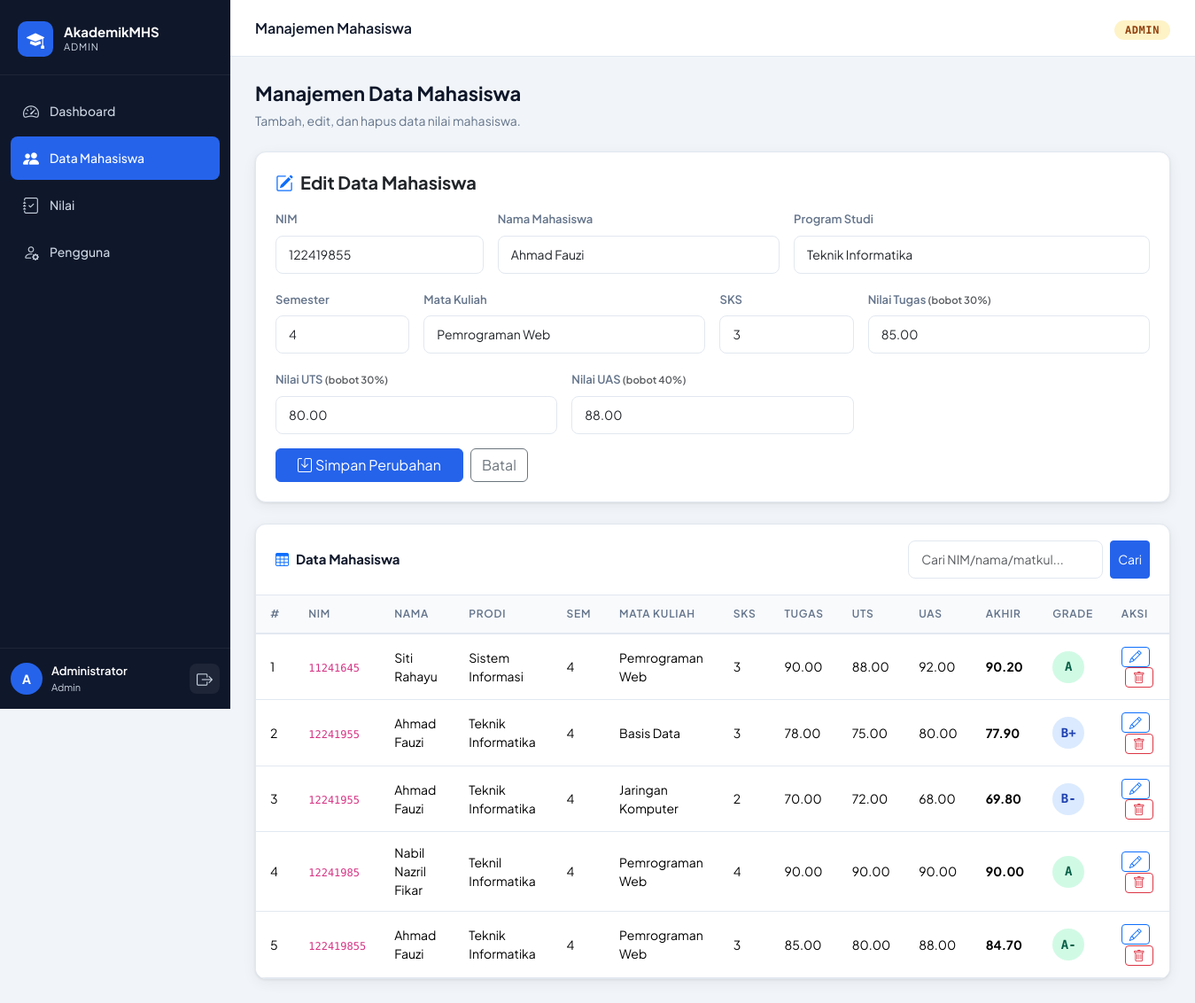
The app's page /pages/admin/mahasiswa.php?edit=1 (signed in) with its own data.
### tables this page shows
CREATE TABLE `mahasiswa` (
  `id` int(11) NOT NULL,
  `nim` varchar(20) NOT NULL,
  `nama` varchar(100) NOT NULL,
  `program_studi` varchar(60) NOT NULL,
  `semester` tinyint(4) NOT NULL DEFAULT 1,
  `mata_kuliah` varchar(80) NOT NULL,
  `sks` tinyint(4) NOT NULL DEFAULT 3,
  `nilai_tugas` decimal(5,2) DEFAULT 0.00,
  `nilai_uts` decimal(5,2) DEFAULT 0.00,
  `nilai_uas` decimal(5,2) DEFAULT 0.00,
  `nilai_akhir` decimal(5,2) DEFAULT 0.00,
  `huruf` char(2) DEFAULT '-',
  `bobot` decimal(3,2) DEFAULT 0.00,
  `created_at` timestamp NOT NULL DEFAULT current_timestamp(),
  `updated_at` timestamp NOT NULL DEFAULT current_timestamp() ON UPDATE current_timestamp()
);

### pages/admin/mahasiswa.php (the view, shortened to what this page needs)
<?php
require_once '../../includes/config.php';
$editData = null;
if (isset($_GET['edit'])) {
    $editId = (int)$_GET['edit'];
    $res = $conn->query("SELECT * FROM mahasiswa WHERE id = $editId");
    $editData = $res->fetch_assoc();
}
$search = trim($_GET['search'] ?? '');
$searchSql = '';
$rows = $conn->query("SELECT * FROM mahasiswa $searchSql ORDER BY nim, mata_kuliah");
require_once '../../includes/header.php';
function gradeClass($h) {
    $h = substr(trim($h), 0, 1);
    return 'grade-' . ($h ?: 'E');
}
?>
<div class="page-heading">
    <h1>Manajemen Data Mahasiswa</h1>
    <p>Tambah, edit, dan hapus data nilai mahasiswa.</p>
</div>
<div class="card mb-4">
    <div class="card-body">
        <h5 class="fw-bold mb-3"><i class="bi bi-<?= $editData ? 'pencil-square' : 'plus-circle' ?> me-2 text-primary"></i><?= $editData ? 'Edit Data' : 'Tambah Data' ?> Mahasiswa</h5>
        <form method="POST">
            <div class="row g-3">
                <div class="col-md-3">
                    <label class="form-label">NIM</label>
                    <input type="text" name="nim" class="form-control" required value="<?= htmlspecialchars($editData['nim'] ?? '') ?>">
                </div>
                <div class="col-md-4">
                    <label class="form-label">Nama Mahasiswa</label>
                    <input type="text" name="nama" class="form-control" required value="<?= htmlspecialchars($editData['nama'] ?? '') ?>">
                </div>
                <div class="col-md-5">
                    <label class="form-label">Program Studi</label>
                    <input type="text" name="program_studi" class="form-control" required value="<?= htmlspecialchars($editData['program_studi'] ?? '') ?>">
                </div>
                <div class="col-md-2">
                    <label class="form-label">Semester</label>
                    <input type="number" name="semester" class="form-control" min="1" max="14" required value="<?= $editData['semester'] ?? 1 ?>">
                </div>
                <div class="col-md-4">
                    <label class="form-label">Mata Kuliah</label>
                    <input type="text" name="mata_kuliah" class="form-control" required value="<?= htmlspecialchars($editData['mata_kuliah'] ?? '') ?>">
                </div>
                <div class="col-md-2">
                    <label class="form-label">SKS</label>
                    <input type="number" name="sks" class="form-control" min="1" max="6" required value="<?= $editData['sks'] ?? 3 ?>">
                </div>
                <div class="col-md-4">
                    <label class="form-label">Nilai Tugas <small class="text-muted">(bobot 30%)</small></label>
                    <input type="number" step="0.01" min="0" max="100" name="nilai_tugas" class="form-control" value="<?= $editData['nilai_tugas'] ?? 0 ?>">
                </div>
                <div class="col-md-4">
                    <label class="form-label">Nilai UTS <small class="text-muted">(bobot 30%)</small></label>
                    <input type="number" step="0.01" min="0" max="100" name="nilai_uts" class="form-control" value="<?= $editData['nilai_uts'] ?? 0 ?>">
                </div>
                <div class="col-md-4">
                    <label class="form-label">Nilai UAS <small class="text-muted">(bobot 40%)</small></label>
                    <input type="number" step="0.01" min="0" max="100" name="nilai_uas" class="form-control" value="<?= $editData['nilai_uas'] ?? 0 ?>">
                </div>
            </div>
            <div class="mt-3 d-flex gap-2">
                <button type="submit" class="btn btn-primary px-4">
                    <i class="bi bi-save me-1"></i><?= $editData ? 'Simpan Perubahan' : 'Tambah Data' ?>
                </button>
                <?php if ($editData): ?>
                <a href="mahasiswa.php" class="btn btn-outline-secondary">Batal</a>
                <?php endif; ?>
            </div>
        </form>
    </div>
</div>
<div class="table-card">
    <div class="table-card-header">
        <span class="table-card-title"><i class="bi bi-table me-2 text-primary"></i>Data Mahasiswa</span>
        <form method="GET" class="d-flex gap-2">
            <input type="text" name="search" class="form-control form-control-sm" placeholder="Cari NIM/nama/matkul..." value="<?= htmlspecialchars($search) ?>" style="width:220px">
            <button type="submit" class="btn btn-sm btn-primary">Cari</button>
        </form>
    </div>
    <div class="table-responsive">
        <table class="table">
            <thead>
                <tr>
                    <th>#</th><th>NIM</th><th>Nama</th><th>Prodi</th><th>Sem</th>
                    <th>Mata Kuliah</th><th>SKS</th><th>Tugas</th><th>UTS</th><th>UAS</th>
                    <th>Akhir</th><th>Grade</th><th>Aksi</th>
                </tr>
            </thead>
            <tbody>
                <?php $no=1; while ($row = $rows->fetch_assoc()): ?>
                <tr>
                    <td><?= $no++ ?></td>
                    <td><code style="font-family:'DM Mono',monospace;font-size:12px"><?= $row['nim'] ?></code></td>
                    <td><?= htmlspecialchars($row['nama']) ?></td>
                    <td><?= htmlspecialchars($row['program_studi']) ?></td>
                    <td><?= $row['semester'] ?></td>
                    <td><?= htmlspecialchars($row['mata_kuliah']) ?></td>
                    <td><?= $row['sks'] ?></td>
                    <td><?= $row['nilai_tugas'] ?></td>
                    <td><?= $row['nilai_uts'] ?></td>
                    <td><?= $row['nilai_uas'] ?></td>
                    <td><strong><?= $row['nilai_akhir'] ?></strong></td>
                    <td>
                        <span class="grade-badge <?= gradeClass($row['huruf']) ?>">
                            <?= $row['huruf'] ?>
                        </span>
                    </td>
                    <td>
                        <a href="mahasiswa.php?edit=<?= $row['id'] ?>" class="btn btn-xs btn-outline-primary btn-sm py-0 px-2" title="Edit">
                            <i class="bi bi-pencil"></i>
                        </a>
                        <a href="mahasiswa.php?delete=<?= $row['id'] ?>"
                            class="btn btn-xs btn-outline-danger btn-sm py-0 px-2 ms-1"
                            onclick="return confirm('Hapus data ini?')" title="Hapus">
                            <i class="bi bi-trash"></i>
                        </a>
                    </td>
                </tr>
                <?php endwhile; ?>
            </tbody>
        </table>
    </div>
</div>
<?php require_once '../../includes/footer.php'; ?>

### css/style.css (style rules this page uses)
:root { --primary: #2563EB; --primary-dark:#1D4ED8; --primary-light:#EFF6FF; --accent: #F59E0B; --success: #10B981; --danger: #EF4444; --warning: #F59E0B; --info: #06B6D4; --sidebar-w: 260px; --topbar-h: 64px; --bg: #F1F5F9; --card-bg: #FFFFFF; --sidebar-bg: #0F172A; --sidebar-text:#CBD5E1; --sidebar-active:#2563EB; --text-primary:#0F172A; --text-muted: #64748B; --border: #E2E8F0; --radius: 12px; --radius-sm: 8px; --shadow: 0 1px 3px rgba(0,0,0,.08), 0 4px 16px rgba(0,0,0,.06); --shadow-md: 0 4px 24px rgba(0,0,0,.12); --font-main: 'Plus Jakarta Sans', sans-serif; --font-mono: 'DM Mono', monospace; }
*, *::before, *::after { box-sizing: border-box; margin: 0; padding: 0; }
body { font-family: var(--font-main); background: var(--bg); color: var(--text-primary); display: flex; min-height: 100vh; overflow-x: hidden; }
.card { background: var(--card-bg); border: 1px solid var(--border); border-radius: var(--radius); box-shadow: var(--shadow); }
.card-body { padding: 22px; }
.table-card { background: var(--card-bg); border: 1px solid var(--border); border-radius: var(--radius); box-shadow: var(--shadow); overflow: hidden; }
.table-card-header { padding: 18px 22px; border-bottom: 1px solid var(--border); display: flex; align-items: center; justify-content: space-between; gap: 12px; flex-wrap: wrap; }
.table-card-title { font-size: 15px; font-weight: 700; }
.table { margin: 0; }
.table thead th { background: #F8FAFC; border-bottom: 2px solid var(--border); font-size: 12px; font-weight: 600; text-transform: uppercase; letter-spacing: .06em; color: var(--text-muted); padding: 12px 16px; white-space: nowrap; }
.table tbody td { padding: 13px 16px; border-color: var(--border); font-size: 14px; vertical-align: middle; }
.grade-badge { display: inline-flex; align-items: center; justify-content: center; width: 36px; height: 36px; border-radius: 50%; font-weight: 700; font-size: 14px; font-family: var(--font-mono); }
.grade-A { background: #D1FAE5; color: #065F46; }
.grade-B { background: #DBEAFE; color: #1E40AF; }
.btn-primary { background: var(--primary); border-color: var(--primary); }
.form-control, .form-select { border-color: var(--border); border-radius: var(--radius-sm); font-size: 14px; padding: 10px 14px; }
.form-label { font-size: 13px; font-weight: 600; color: var(--text-muted); }
.page-heading { margin-bottom: 24px; }
.page-heading h1 { font-size: 22px; font-weight: 700; }
.page-heading p { font-size: 14px; color: var(--text-muted); margin-top: 4px; }

### records on screen
mahasiswa: nim "122419855", nama "Ahmad Fauzi", program_studi "Teknik Informatika", semester "4", mata_kuliah "Pemrograman Web", sks "3", nilai_tugas "85.00", nilai_uts "80.00", nilai_uas "88.00", nilai_akhir "84.70", huruf "A-"
mahasiswa: nim "11241645", nama "Siti Rahayu", program_studi "Sistem Informasi", semester "4", mata_kuliah "Pemrograman Web", sks "3", nilai_tugas "90.00", nilai_uts "88.00", nilai_uas "92.00", nilai_akhir "90.20", huruf "A"
mahasiswa: nim "12241955", nama "Ahmad Fauzi", program_studi "Teknik Informatika", semester "4", mata_kuliah "Basis Data", sks "3", nilai_tugas "78.00", nilai_uts "75.00", nilai_uas "80.00", nilai_akhir "77.90", huruf "B+"
mahasiswa: nim "12241955", nama "Ahmad Fauzi", program_studi "Teknik Informatika", semester "4", mata_kuliah "Jaringan Komputer", sks "2", nilai_tugas "70.00", nilai_uts "72.00", nilai_uas "68.00", nilai_akhir "69.80", huruf "B-"
mahasiswa: nim "12241985", nama "Nabil Nazril Fikar", program_studi "Teknil Informatika", semester "4", mata_kuliah "Pemrograman Web", sks "4", nilai_tugas "90.00", nilai_uts "90.00", nilai_uas "90.00", nilai_akhir "90.00", huruf "A"

### other values on screen
$role "ADMIN"
$link['label'] "Dashboard"
$link['label'] "Data Mahasiswa"
$link['label'] "Nilai"
$link['label'] "Pengguna"
substr($user['nama'] ?? 'U', 0, 1) "A"
$user['nama'] "Administrator"
$role "Admin"
PAGE_TITLE "Manajemen Mahasiswa"
